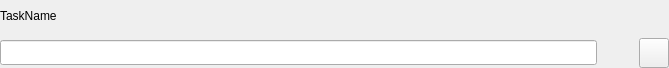
<?xml version="1.0" encoding="UTF-8"?>
<ui version="4.0">
 <class>VSCPanelTaskItem</class>
 <widget class="QWidget" name="VSCPanelTaskItem">
  <property name="geometry">
   <rect>
    <x>0</x>
    <y>0</y>
    <width>669</width>
    <height>68</height>
   </rect>
  </property>
  <property name="minimumSize">
   <size>
    <width>0</width>
    <height>0</height>
   </size>
  </property>
  <property name="maximumSize">
   <size>
    <width>16777215</width>
    <height>16777215</height>
   </size>
  </property>
  <property name="windowTitle">
   <string>Form</string>
  </property>
  <property name="styleSheet">
   <string notr="true"/>
  </property>
  <layout class="QVBoxLayout" name="verticalLayout">
   <property name="leftMargin">
    <number>0</number>
   </property>
   <property name="topMargin">
    <number>0</number>
   </property>
   <property name="rightMargin">
    <number>0</number>
   </property>
   <property name="bottomMargin">
    <number>0</number>
   </property>
   <item>
    <widget class="QLabel" name="TaskName">
     <property name="text">
      <string>TaskName</string>
     </property>
    </widget>
   </item>
   <item>
    <layout class="QHBoxLayout" name="horizontalLayout">
     <item>
      <widget class="QProgressBar" name="progressBar">
       <property name="minimumSize">
        <size>
         <width>0</width>
         <height>25</height>
        </size>
       </property>
       <property name="maximumSize">
        <size>
         <width>16777215</width>
         <height>16777215</height>
        </size>
       </property>
       <property name="styleSheet">
        <string notr="true">QProgressBar::chunk {
     background-color: rgb(41, 42, 43)
}</string>
       </property>
       <property name="value">
        <number>0</number>
       </property>
       <property name="textVisible">
        <bool>false</bool>
       </property>
       <property name="format">
        <string notr="true"/>
       </property>
      </widget>
     </item>
     <item>
      <widget class="QLabel" name="lbProcess">
       <property name="minimumSize">
        <size>
         <width>30</width>
         <height>30</height>
        </size>
       </property>
       <property name="maximumSize">
        <size>
         <width>30</width>
         <height>30</height>
        </size>
       </property>
       <property name="styleSheet">
        <string notr="true">image: url(:/action/resources/processing.gif);</string>
       </property>
       <property name="text">
        <string/>
       </property>
      </widget>
     </item>
     <item>
      <widget class="QPushButton" name="pbDelete">
       <property name="minimumSize">
        <size>
         <width>30</width>
         <height>30</height>
        </size>
       </property>
       <property name="maximumSize">
        <size>
         <width>30</width>
         <height>30</height>
        </size>
       </property>
       <property name="styleSheet">
        <string notr="true">QPushButton:hover {
border:none;
color:white;
background-color: rgb(85, 170, 255);}
QPushButton:pressed {
background-color: rgb(200, 200, 200);}</string>
       </property>
       <property name="text">
        <string/>
       </property>
       <property name="icon">
        <iconset resource="vscmainwindows.qrc">
         <normaloff>:/action/resources/user-trash-2.png</normaloff>:/action/resources/user-trash-2.png</iconset>
       </property>
       <property name="iconSize">
        <size>
         <width>30</width>
         <height>30</height>
        </size>
       </property>
      </widget>
     </item>
    </layout>
   </item>
  </layout>
 </widget>
 <resources>
  <include location="vscmainwindows.qrc"/>
 </resources>
 <connections/>
</ui>
